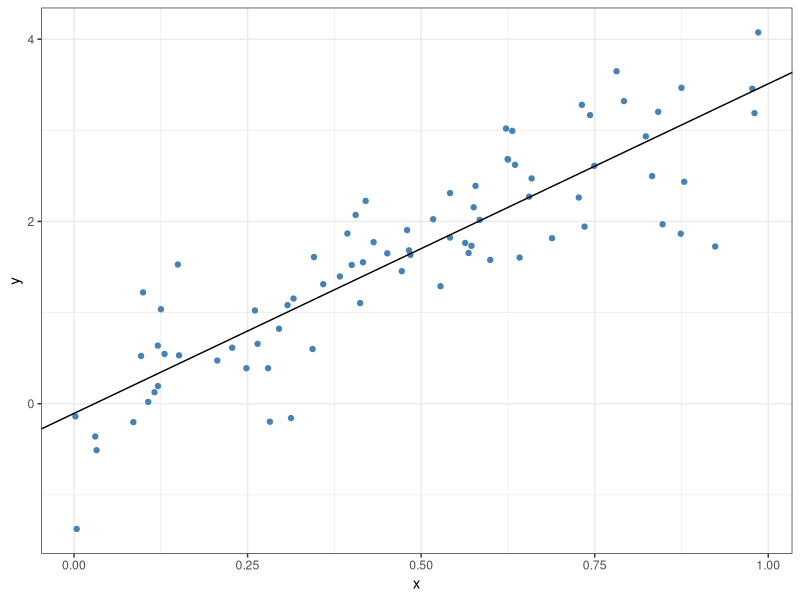
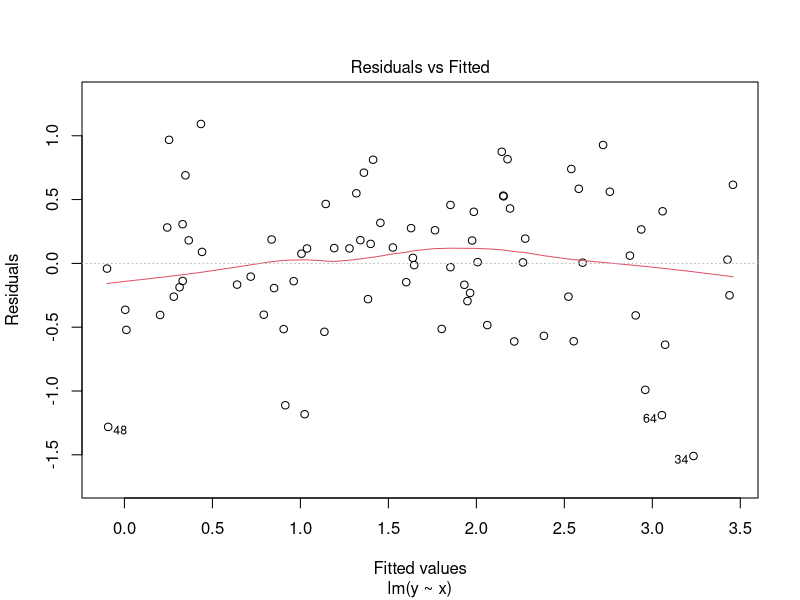
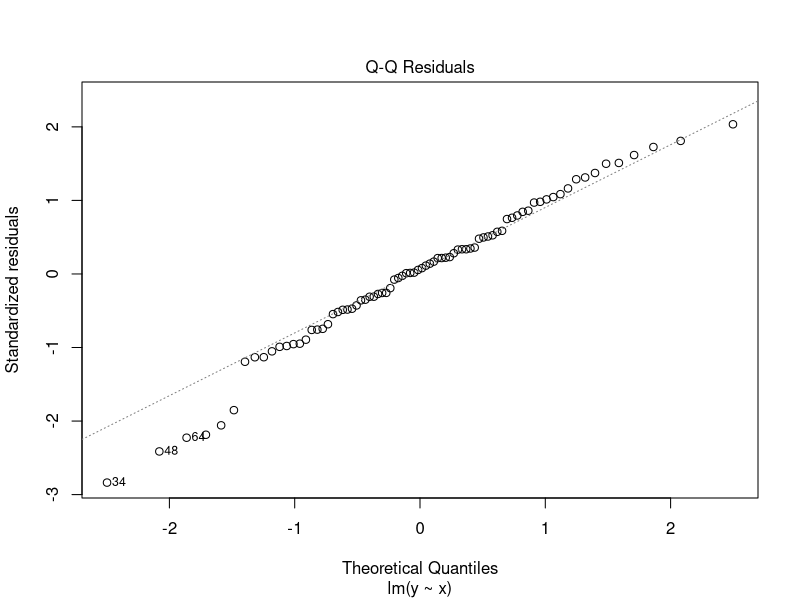
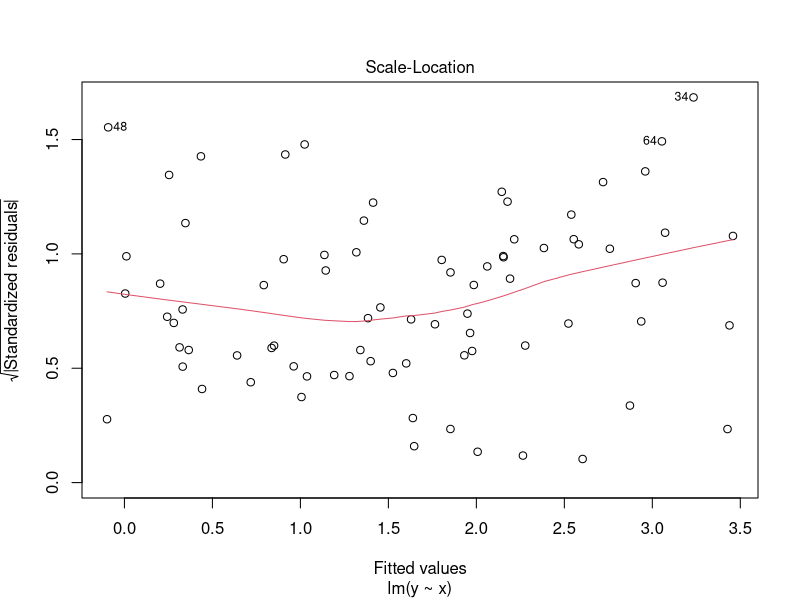
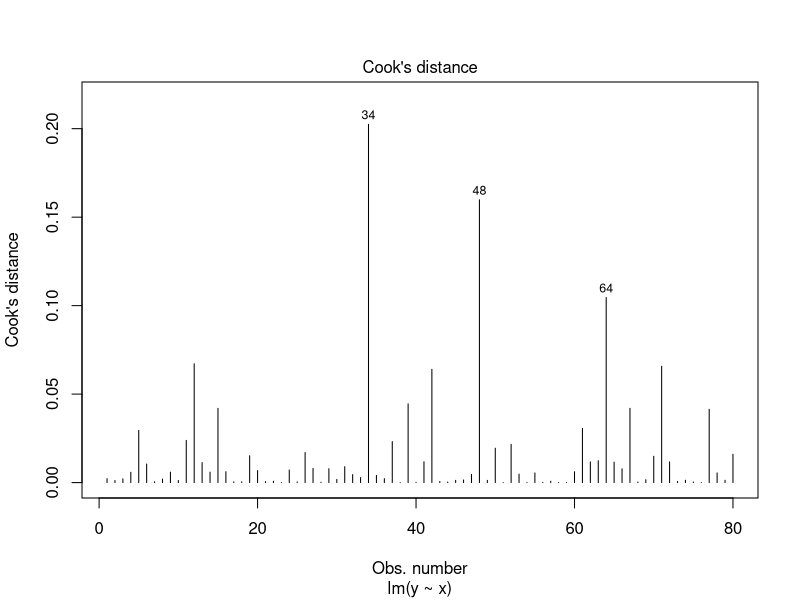
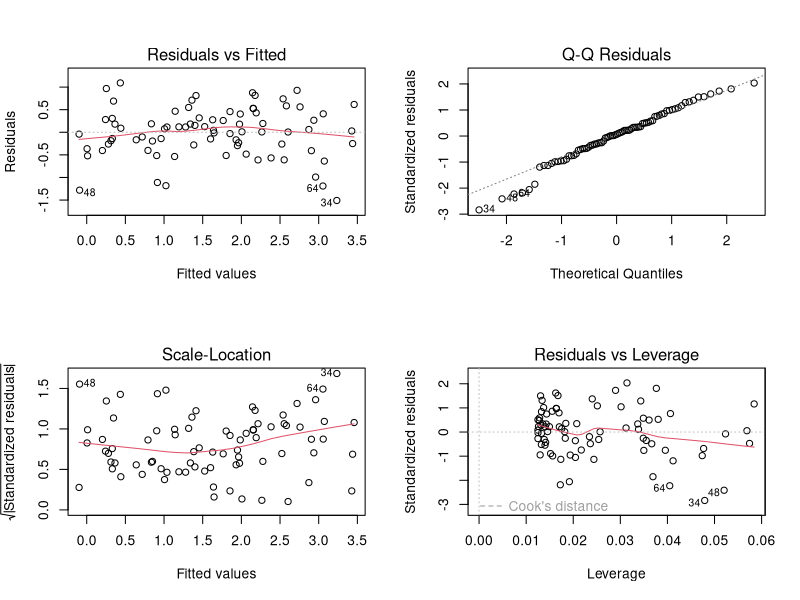
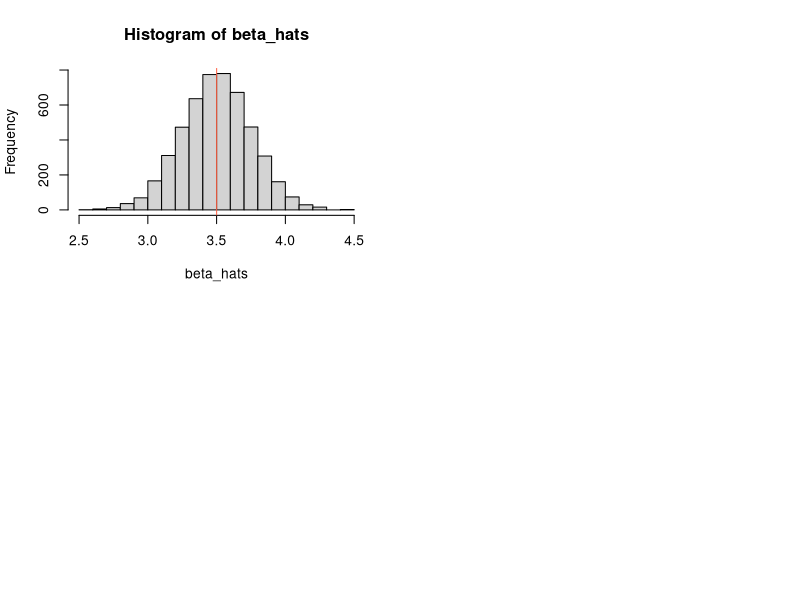
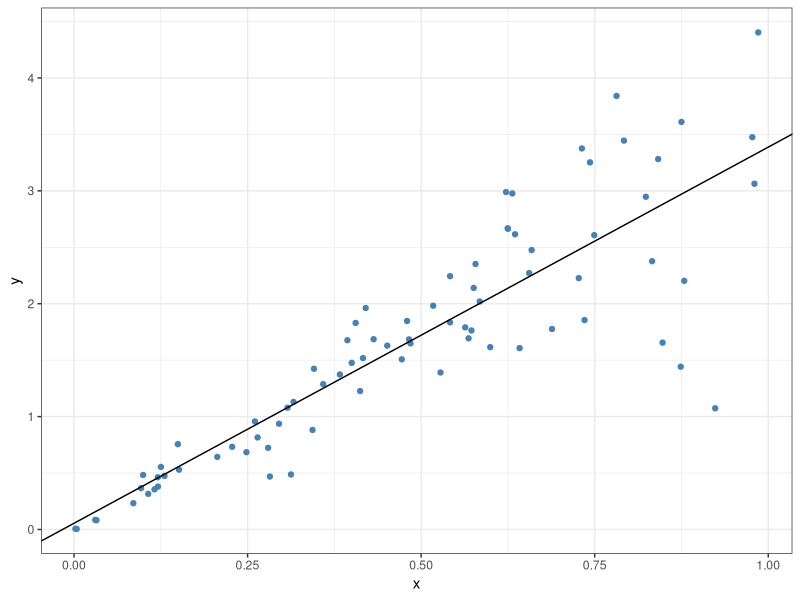

Write the R code that produced these figures, in order.
## ---- chunk 1
set.seed(794)
n <- 80
x <- runif(n)
beta_1 <- 3.5
sigma <- .6
y <- beta_1 * x + rnorm(n, sd = sigma)
df <- data.frame(x, y)
m1 <- lm(y ~ x, data = df)
## ---- chunk 2
library(ggplot2)
ggplot(df, aes(x = x, y = y)) + 
  geom_point(col = "steelblue") + 
  geom_abline(intercept = m1$coef[1], slope = m1$coef[2]) +
  theme_bw()
## ---- chunk 3
plot(m1, 1)
## ---- chunk 4
plot(m1, 2)
## ---- chunk 5
plot(m1, 3)
## ---- chunk 6
plot(m1, 4)
## ---- chunk 7
par(mfrow = c(2, 2))
plot(m1)
## ---- chunk 8
it <- 5000
beta_hats <- rep(NA, it)
capture <- rep(FALSE, it)
for(i in 1:it) {
  y <- beta_1 * x + rnorm(n, sd = sigma)
  m <- lm(y ~ x)
  beta_hats[i] <- m$coef[2]
  ci <- confint(m)[2, ]
  capture[i] <- (ci[1] < beta_1 & beta_1 < ci[2])
}
## ---- chunk 9
hist(beta_hats)
abline(v = mean(beta_hats), col = "tomato")
## ---- chunk 10
mean(beta_hats) - beta_1
## ---- chunk 11
mean(capture)
## ---- chunk 12
set.seed(794)
n <- 80
x <- runif(n)
y <- beta_1 * x + rnorm(n, sd = .93 * x)
df <- data.frame(x, y)
m1 <- lm(y ~ x, data = df)
## ---- chunk 13
ggplot(df, aes(x = x, y = y)) + 
  geom_point(col = "steelblue") + 
  geom_abline(intercept = m1$coef[1], slope = m1$coef[2]) +
  theme_bw()
## ---- chunk 14
par(mfrow = c(2, 2))
plot(m1)
## ---- chunk 15
it <- 5000
beta_hats <- rep(NA, it)
capture <- rep(FALSE, it)
for(i in 1:it) {
  y <- beta_1 * x + rnorm(n, sd = .93 * x)
  m <- lm(y ~ x)
  beta_hats[i] <- m$coef[2]
  ci <- confint(m)[2, ]
  capture[i] <- (ci[1] < beta_1 & beta_1 < ci[2])
}
## ---- chunk 16
hist(beta_hats)
abline(v = mean(beta_hats), col = "tomato")
## ---- chunk 17
mean(beta_hats) - beta_1
## ---- chunk 18
mean(capture)
